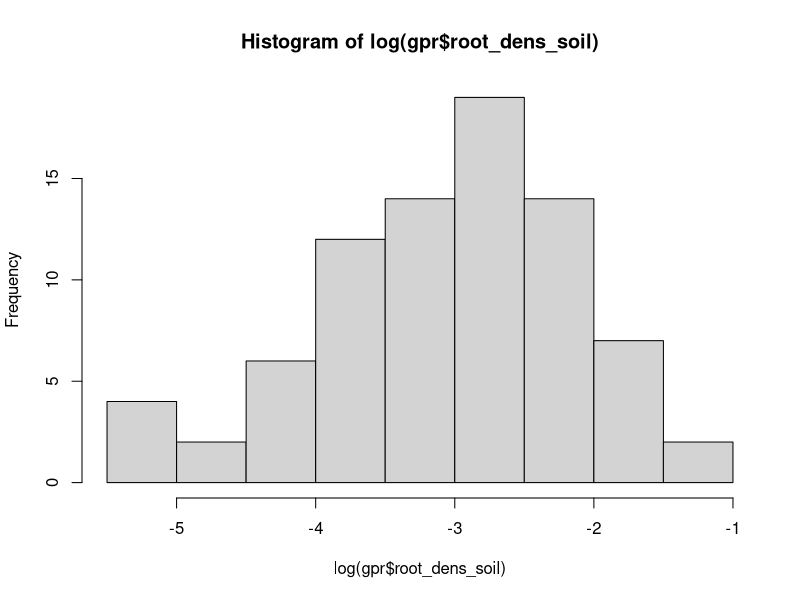
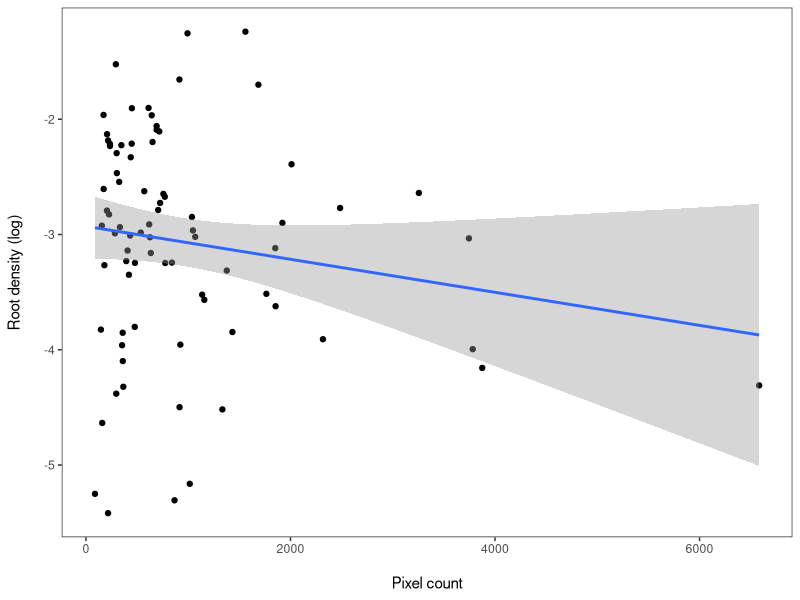

Write R code to recreate these figures, in order.
# GPR
# Analysis on Pixel count and root density
# by JDW
# created 18 Oct 2024

# Load libraries ----
library(tidyverse)
library(lme4)

# Data ----
gpr <- read.csv("data/GPR_vs_root_density_cleaned.csv") %>%
  mutate(group = as.factor(Description))

glimpse(gpr)

hist(log(gpr$root_dens_soil))

# Custom min-max scaling
min_val <- min(gpr$Pixel_count)
max_val <- max(gpr$Pixel_count)

gpr$Pixel_count_scaled <- (gpr$Pixel_count - min_val) / (max_val - min_val)

# Models ----
model1 <- lm(log(root_dens_soil) ~ Pixel_count, data = gpr)
model2 <- lm(log(root_dens_soil) ~ Pixel_count_scaled, data = gpr)

summary(model1)
summary(model2) # No difference between the two models

# Plot ----
RD_pixel <- ggplot(aes(x = Pixel_count, y = log(root_dens_soil)), data = gpr) +
  geom_point() +
  stat_smooth(method=lm) +
  #facet_wrap(~group, nrow = 2) +
  theme_bw() +
  labs(x = "\nPixel count", y = "Root density (log)\n") +
  theme(panel.grid.major = element_blank(), 
        panel.grid.minor = element_blank())

ggsave(RD_pixel, file = "plots/RD_pixell.png", width = 210, height = 100, units = "mm", dpi = 320)
